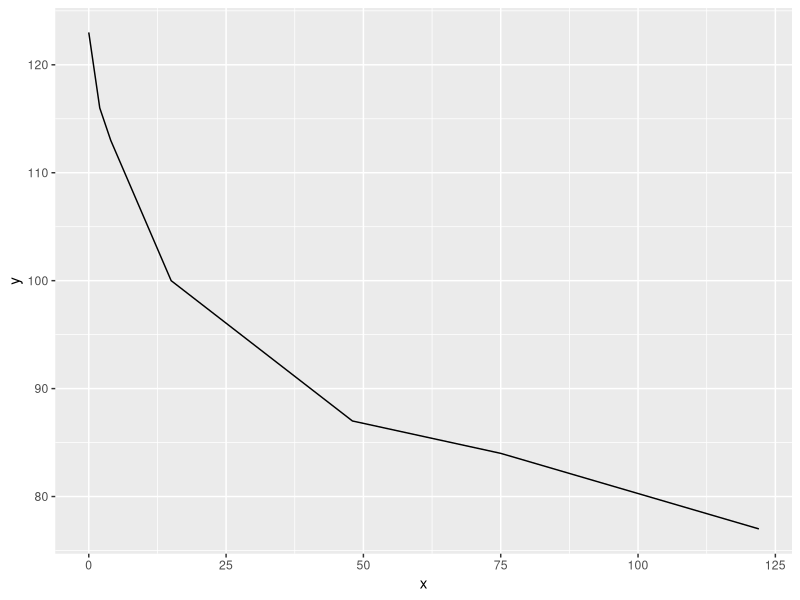
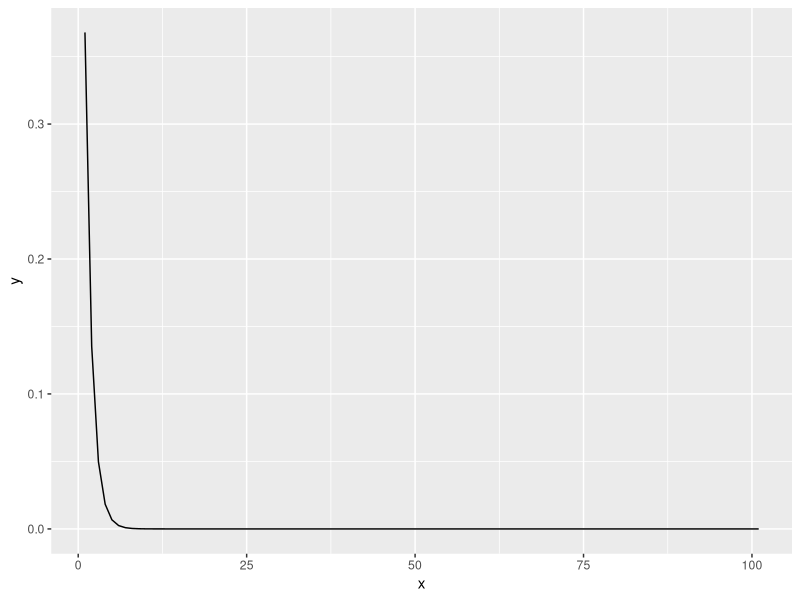

Recreate these plots in R, in order. (Note: this script raises an error after producing the figures.)
mydata<-data.frame(x=c(0,2,4,15,48,75,122),y=c(123,116,113,100,87,84,77))
library(ggplot2)
qplot(x,y,data=mydata,geom="line")
f <- function(x, a, b) {
  a * exp(b *-x)
}
x <- seq(0:100)
y <- f(seq(0:100), 1,1)
qplot(x,y, geom="line")
fit <- nls(y~f(x,a,b,c), data=data.frame(mydata), start=list(a=1, b=30, c=-0.3))
x <- seq(0,120)
fitted.data <- data.frame(x=x, y=predict(fit, list(x=x)))
                          ggplot(mydata, aes(x, y)) + geom_point(color="red", alpha=.5) + geom_line(alpha=.5) + geom_line(data=fitted.data)
                          
